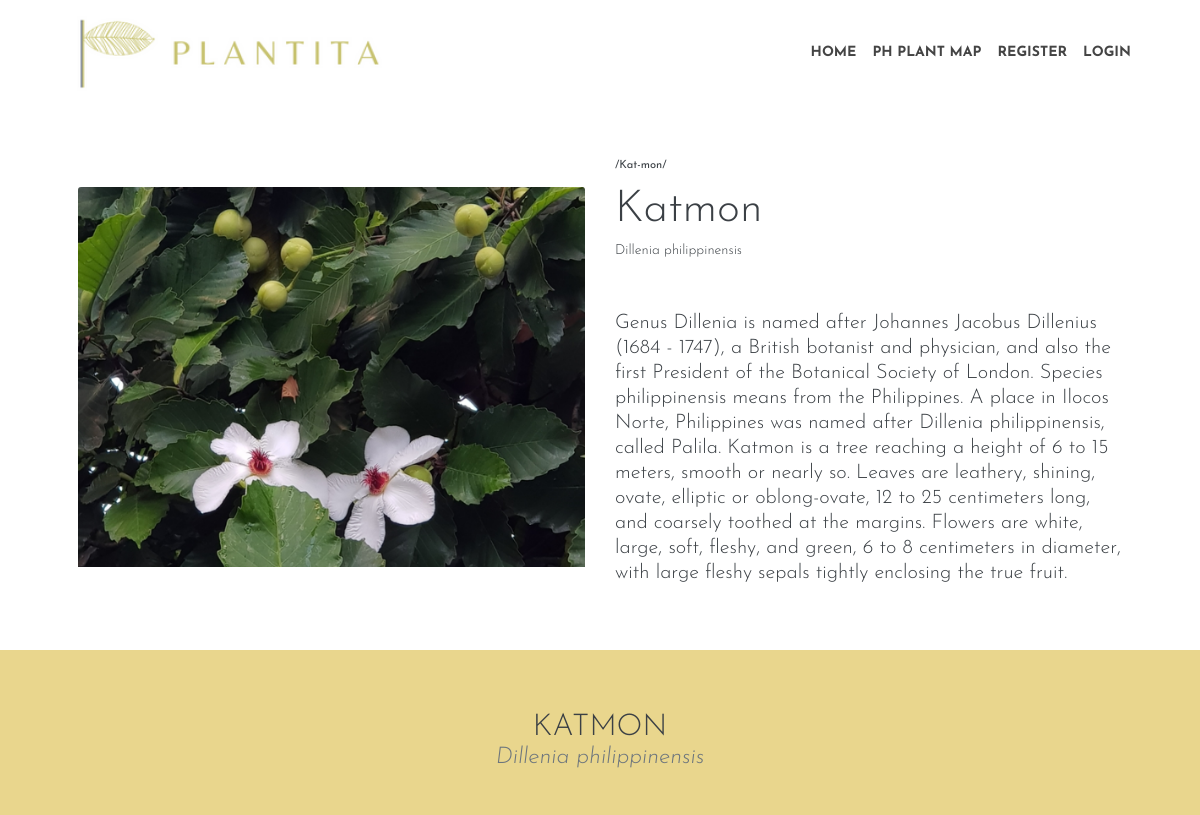
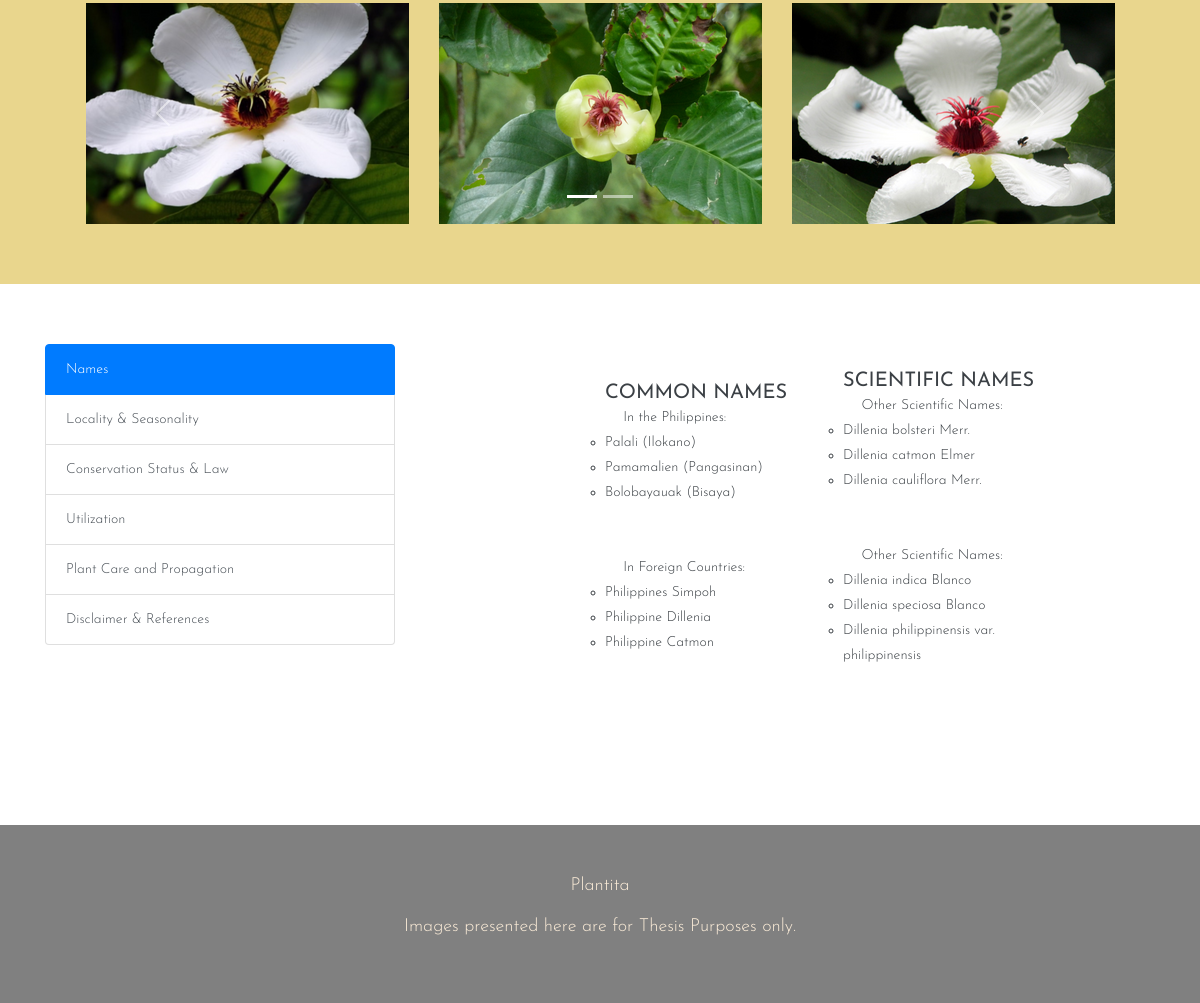
/home/kris-plant, run on the app's committed database (2 pictures, top to bottom).
### home/models.py (models this page shows, shortened)
class Plantsgallery(models.Model):
    class Meta:
        verbose_name_plural = "Plant Galleries"
    title = models.CharField(max_length=200)
    scientific_name = models.CharField(max_length=200, default='')
    slug = models.SlugField(unique=True)
    plant_image = models.ImageField(upload_to='gallery image', default=None)
    pronounciation = models.TextField(default='-')
    botany = models.TextField(default='-')
    common_philippine_name1 = models.CharField(max_length=200, default='', blank=True)
    common_philippine_name2 = models.CharField(max_length=200, default='', blank=True)
    common_philippine_name3 = models.CharField(max_length=200, default='', blank=True)
    common_foreign_name1 = models.CharField(max_length=200, default='', blank=True)
    common_foreign_name2 = models.CharField(max_length=200, default='', blank=True)
    common_foreign_name3 = models.CharField(max_length=200, default='', blank=True)
    sci_philippine_name1 = models.CharField(max_length=200, default='', blank=True)
    sci_philippine_name2 = models.CharField(max_length=200, default='', blank=True)
    sci_philippine_name3 = models.CharField(max_length=200, default='', blank=True)
    sci_foreign_name1 = models.CharField(max_length=200, default='', blank=True)
    sci_foreign_name2 = models.CharField(max_length=200, default='', blank=True)
    sci_foreign_name3 = models.CharField(max_length=200, default='', blank=True)
    distribution = models.CharField(max_length=200, default='', blank=True)
    conservation_status = models.TextField(default='-')
    use_1 = models.TextField(default='-')
    use_2 = models.TextField(default='', blank=True)
    use_3 = models.TextField(default='', blank=True)
    scientific_studies1 = models.TextField(default='-')
    scientific_study_link1 = models.TextField(default='', blank=True)
    scientific_studies2 = models.TextField(default='', blank=True)
    scientific_study_link2 = models.TextField(default='', blank=True)
    scientific_studies3 = models.TextField(default='', blank=True)
    scientific_study_link3 = models.TextField(default='', blank=True)
    light_preference = models.TextField(default='', blank=True)
    water_preference = models.TextField(default='', blank=True)
    propagation_method = models.TextField(default='', blank=True)
    references = models.TextField(default='', blank=True)
    gallery_slider_1_image1 = models.ImageField(upload_to='gallery image', default='-')
    gallery_slider_1_image2 = models.ImageField(upload_to='gallery image', default='-')
    gallery_slider_1_image3 = models.ImageField(upload_to='gallery image', default='-')
    gallery_slider_2_image1 = models.ImageField(upload_to='gallery image', default='-')
    gallery_slider_2_image2 = models.ImageField(upload_to='gallery image', default='-')
    gallery_slider_2_image3 = models.ImageField(upload_to='gallery image', default='-')
    ar_link = models.TextField(default='', blank=True)

### home/views.py (the view)
# urls.py: path('home/<slug:home_slug>', views.plant_details, name="plant_details"),
def plant_details(request, home_slug):
    try:
        selected_gallery = Plantsgallery.objects.get(slug=home_slug)
        return render(request, 'home/plant_details.html',{
            'plant_found' : True,
            'pg': selected_gallery,
        })
    except Exception as exc:
        return render(request, 'home/plant_details.html',
        {
            'plant_found': False
        })

### home/templates/home/plant_details.html (shortened to what this page needs)
{% extends 'home/base.html' %}
{% load static %}
{% block plant_webpage %}
    {% if plant_found %}
            <section class="py-6">
                    <div class="container px-4 px-lg-5 my-5">
                        <div class="row gx-4 gx-lg-5 align-items-center">
                            <div class="col-md-6">
                                <img class="card-img-top mb-5 mb-md-0" src="{{ pg.plant_image.url }}" alt="..." />
                            </div>
                            <div class="col-md-6">
                                <div class="small mb-1">{{ pg.pronounciation }}</div>
                                <h1 class="display-5 fw-bolder">{{ pg.title }}</h1>
                                <div class="fs-5 mb-5">
                                    <span>{{ pg.scientific_name }}</span>
                                </div>
                                <p class="lead">{{ pg.botany }}</p>
                            </div>
                        </div>
                    </div>
            </section>
            <section style="background-color: rgba(210, 169, 17, 0.478);" style="padding-top: 5%; padding-bottom: 5%;">
                                <div class="container-sm" style="padding-top: 5%; padding-bottom: 5%;">
                                    <div class="row justify-content-center" style="margin: 0 2%;">
                                        <div class="text-center">
                                            <h2 class="section-heading text-uppercase">{{ pg.title }}</h2>
                                            <h3 class="section-subheading text-muted fs-5 mb-5"><i>{{ pg.scientific_name }}</i></h3>
                                        </div>
                                        <div id="carouselExampleIndicators" class="carousel slide" data-ride="carousel">
                                            <ol class="carousel-indicators">
                                            <li data-target="#carouselExampleIndicators" data-slide-to="0" class="active"></li>
                                            <li data-target="#carouselExampleIndicators" data-slide-to="1"></li>
                                            </ol>
                                            <div class="carousel-inner">
                                                <div class="carousel-item active">
                                                    <div class="row">
                                                        <div class="gallery-item" style="margin-left: auto; margin-right: auto; display: flex; align-items: center; justify-content: center;">
                                                            <div class="col-sm-4"><img src="{{ pg.gallery_slider_1_image1.url }}" class="d-block w-100" alt="..."></div>
                                                            <div class="col-sm-4"><img src="{{ pg.gallery_slider_1_image2.url }}" class="d-block w-100" alt="..."></div>
                                                            <div class="col-sm-4"><img src="{{ pg.gallery_slider_1_image3.url }}" class="d-block w-100" alt="..."></div>
                                                        </div>
                                                    </div>
                                                </div>
                                            </div>
                                            <a class="carousel-control-prev" href="#carouselExampleIndicators" role="button" data-slide="prev">
                                            <span class="carousel-control-prev-icon" aria-hidden="true"></span>
                                            </a>
                                            <a class="carousel-control-next" href="#carouselExampleIndicators" role="button" data-slide="next">
                                            <span class="carousel-control-next-icon" aria-hidden="true"></span>
                                            </a>
                                        </div>
                                    </div>
                                </div>
            </section>
            <section class="py-6" style="padding-top: 5%; padding-bottom: 8%;">
                            <div class="container-sm" style="width: auto;">
                                <div class="bd-info" role="tabpanel">
                                    <div class="row" style="flex: auto;">
                                        <div class="col-lg-4 col-sm-4 mb-4">
                                            <div class="list-group" id="myList" role="tablist">
                                                <a class="list-group-item list-group-item-action active" data-toggle="list" href="#names" role="tab">Names</a>
                                                <a class="list-group-item list-group-item-action" data-toggle="list" href="#local" role="tab">Locality & Seasonality</a>
                                                <a class="list-group-item list-group-item-action" data-toggle="list" href="#conserv" role="tab">Conservation Status & Law</a>
                                                <a class="list-group-item list-group-item-action" data-toggle="list" href="#util" role="tab">Utilization</a>
                                                <a class="list-group-item list-group-item-action" data-toggle="list" href="#care" role="tab">Plant Care and Propagation</a>
                                                <a class="list-group-item list-group-item-action" data-toggle="list" href="#disclaimer" role="tab">Disclaimer & References</a>
                                            </div>
                                        </div>
                                        <div class="col-lg-8 col-sm-6 mb-8" style="padding-left: 8%;">
                                            <div class="tab-content">
                                                <div class="tab-pane show active" id="names" role="tabpanel">
                                                    <div class="row">
                                                        <div class="gallery-item" style="margin-left: auto; margin-right: auto; display: flex; align-items: center; justify-content: center;">
                                                        <div class="col-sm-6">
                                                            <ul class="list-inline">
                                                                <li>
                                                                    <br>
                                                                    <h5><strong>COMMON NAMES</strong></h5>
                                                                    <li>
                                                                        &emsp;
                                                                        In the Philippines:
                                                                    </li>
                                                                    <ul style="list-style-type:circle">
                                                                        <li>{{ pg.common_philippine_name1 }}</li>
                                                                        <li>{{ pg.common_philippine_name2 }}</li>
                                                                        <li>{{ pg.common_philippine_name3 }}</li>
                                                                    </ul>
                                                                    <br></br>
                                                                    <li>
                                                                        &emsp;
                                                                        In Foreign Countries:
                                                                    </li>
                                                                    <ul style="list-style-type:circle">
                                                                        <li>{{ pg.common_foreign_name1 }}</li>
                                                                        <li>{{ pg.common_foreign_name2 }}</li>
                                                                        <li>{{ pg.common_foreign_name3 }}</li>
                                                                    </ul>
                                                                </li>
                                                            </ul>
                                                        </div>
                                                        <div class="col-sm-6 ">
                                                            <ul class="list-inline">
                                                                <li>
                                                                    <br>
                                                                    <h5><strong>SCIENTIFIC NAMES</strong></h5>
                                                                    <li>
                                                                        &emsp;
                                                                        Other Scientific Names:
                                                                    </li>
                                                                    <ul style="list-style-type:circle">
                                                                        <li>{{ pg.sci_philippine_name1 }}</li>
                                                                        <li>{{ pg.sci_philippine_name2 }}</li>
                                                                        <li>{{ pg.sci_philippine_name3 }}</li>
                                                                    </ul>
                                                                    <br></br>
                                                                    <li>
                                                                        &emsp;
                                                                        Other Scientific Names:
                                                                    </li>
                                                                    <ul style="list-style-type:circle">
                                                                        <li>{{ pg.sci_foreign_name1 }}</li>
                                                                        <li>{{ pg.sci_foreign_name2 }}</li>
                                                                        <li>{{ pg.sci_foreign_name3 }}</li>
                                                                    </ul>
                                                                </li>
                                                            </ul>
                                                        </div>
                                                        </div>
                                                    </div>
                                                </div>
                                            </div>
                                        </div>
                                    </div>
                                </div>
                            </div>
            </section>
    {% endif %}
{% endblock %}

### home/static/home/css/style.css (style rules this page uses)
body { font-size: 14px; font-weight: 300; line-height: 25px; color: #3b4045; font-family: "Josefin Sans", sans-serif; -webkit-font-smoothing: antialiased; }
h1, h2, h3, h4, h5, h6 { font-weight: 300; margin: 0px; }
h1, .h1 { font-size: 44px; line-height: 56px; }
h2, .h2 { font-size: 30px; line-height: 35px; }
h3, .h3 { font-size: 23px; line-height: 25px; }
p { font-size: 18px; line-height: 25px; }
ul { padding: 0; margin: 0; list-style: none; }
a { transition: all 0.2s ease-in-out 0s; }
a, a:active, a:focus, a:active { text-decoration: none; }
.text-center { text-align: center; }
.carousel { position: relative; }
.carousel-inner { position: relative; width: 100%; overflow: hidden; }
.carousel-inner::after { display: block; clear: both; content: ""; }
.carousel-item { position: relative; display: none; float: left; width: 100%; margin-right: -100%; -webkit-backface-visibility: hidden; backface-visibility: hidden; transition: transform 0.6s ease-in-out; }
.carousel-item.active, .carousel-item-next, .carousel-item-prev { display: block; }
.carousel-control-prev, .carousel-control-next { position: absolute; top: 0; bottom: 0; z-index: 1; display: flex; align-items: center; justify-content: center; width: 15%; padding: 0; color: #fff; text-align: center; background: none; border: 0; opacity: 0.5; transition: opacity 0.15s ease; }
.carousel-control-prev { left: 0; }
.carousel-control-next { right: 0; }
.carousel-control-prev-icon, .carousel-control-next-icon { display: inline-block; width: 2rem; height: 2rem; background-repeat: no-repeat; background-position: 50%; background-size: 100% 100%; }
.carousel-indicators { position: absolute; right: 0; bottom: 0; left: 0; z-index: 2; display: flex; justify-content: center; padding: 0; margin-right: 15%; margin-bottom: 1rem; margin-left: 15%; list-style: none; }
.carousel-indicators .active { opacity: 1; }

### data on the page
Plantsgallery: plant_image (picture), pronounciation "/Kat-mon/", title "Katmon", scientific_name "Dillenia philippinensis", botany "Genus Dillenia is named after Johannes Jacobus Dillenius (1684 - 1747), a British botanist and physician, and also the first President of the Botanical Society of London. Species philippinensis means from the Philippines. A place in Ilocos Norte, Philippines was named after Dillenia philippinensis, called Palila. Katmon is a tree reaching a height of 6 to 15 meters, smooth or nearly so. Leaves are leathery, shining, ovate, elliptic or oblong-ovate, 12 to 25 centimeters long, and coarsely toothed at the margins. Flowers are white, large, soft, fleshy, and green, 6 to 8 centimeters in diameter, with large fleshy sepals tightly enclosing the true fruit.", title "KATMON", gallery_slider_1_image1 (picture), gallery_slider_1_image2 (picture), gallery_slider_1_image3 (picture), common_philippine_name1 "Palali (Ilokano)", common_philippine_name2 "Pamamalien (Pangasinan)", common_philippine_name3 "Bolobayauak (Bisaya)", common_foreign_name1 "Philippines Simpoh", common_foreign_name2 "Philippine Dillenia", common_foreign_name3 "Philippine Catmon", sci_philippine_name1 "Dillenia bolsteri Merr.", sci_philippine_name2 "Dillenia catmon Elmer", sci_philippine_name3 "Dillenia cauliflora Merr.", sci_foreign_name1 "Dillenia indica Blanco", sci_foreign_name2 "Dillenia speciosa Blanco", sci_foreign_name3 "Dillenia philippinensis var. philippinensis"
